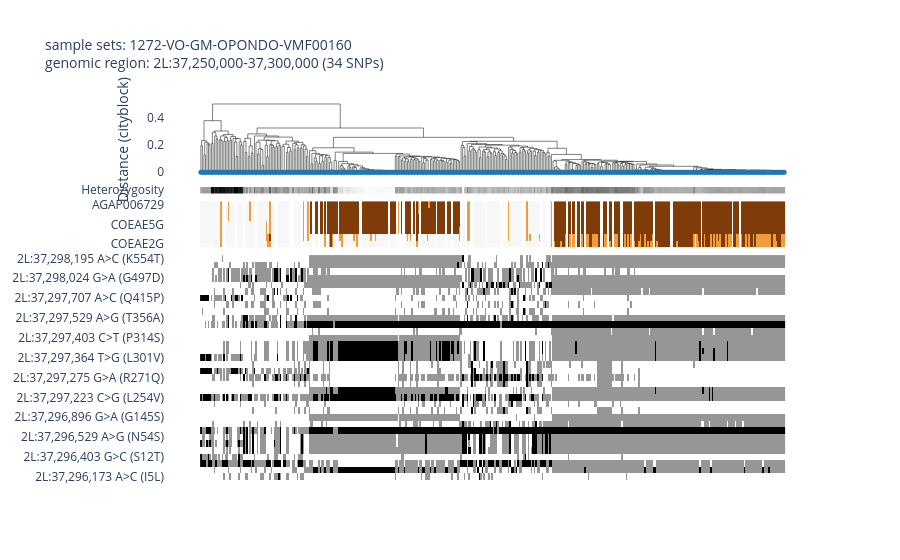

This figure's notebook cell:
### Code cell
ag3.plot_diplotype_clustering_advanced(
    region=coe_region,
    sample_sets='1272-VO-GM-OPONDO-VMF00160',
    cnv_region=coe_region,
    cnv_max_coverage_variance=0.8,
    snp_transcript='AGAP006728-RA'
    )

### Figure 1 — Plotly figure (JSON) as saved in the notebook; plotly's stock layout.template omitted (floating-point values rounded to 4 significant figures; data arrays with more than 128 entries replaced by an {"elided": "..."} marker saying what was removed)
{"data": [{"hovertemplate": "x=%{x}<br>y=%{y}<extra></extra>", "legendgroup": "", "line": {"color": "black", "dash": "solid", "width": 0.5}, "marker": {"size": 5, "symbol": "circle"}, "mode": "lines", "name": "", "orientation": "v", "showlegend": false, "type": "scatter", "x": {"elided": "1905 float values"}, "xaxis": "x", "y": {"elided": "1905 float values"}, "yaxis": "y"}, {"customdata": {"elided": "382x11 mixed values"}, "hovertemplate": "<b>%{hovertext}</b><br><br>x=%{x}<br>y=%{y}<br>sample_id=%{customdata[0]}<br>partner_sample_id=%{customdata[1]}<br>sample_set=%{customdata[2]}<br>taxon=%{customdata[3]}<br>country=%{customdata[4]}<br>admin1_iso=%{customdata[5]}<br>admin1_name=%{customdata[6]}<br>admin2_name=%{customdata[7]}<br>location=%{customdata[8]}<br>year=%{customdata[9]}<br>month=%{customdata[10]}<extra></extra>", "hovertext": {"elided": "382 str values"}, "legendgroup": "", "line": {"color": "black", "width": 0.5}, "marker": {"color": "#1F77B4", "size": 5, "symbol": "circle"}, "mode": "markers", "name": "", "orientation": "v", "showlegend": false, "type": "scatter", "x": {"elided": "382 int values"}, "xaxis": "x", "y": {"elided": "382 int values"}, "yaxis": "y"}, {"colorscale": [[0, "rgb(255,255,255)"], [0.125, "rgb(240,240,240)"], [0.25, "rgb(217,217,217)"], [0.375, "rgb(189,189,189)"], [0.5, "rgb(150,150,150)"], [0.625, "rgb(115,115,115)"], [0.75, "rgb(82,82,82)"], [0.875, "rgb(37,37,37)"], [1, "rgb(0, 0, 0)"]], "showlegend": false, "showscale": false, "type": "heatmap", "xaxis": "x2", "y": ["Heterozygosity"], "yaxis": "y2", "z": {"elided": "1x382 float values"}}, {"colorscale": [[0, "rgb(45,0,75)"], [0.1, "rgb(84,39,136)"], [0.2, "rgb(128,115,172)"], [0.3, "rgb(178,171,210)"], [0.4, "rgb(216,218,235)"], [0.5, "rgb(247,247,247)"], [0.6, "rgb(254,224,182)"], [0.7, "rgb(253,184,99)"], [0.8, "rgb(224,130,20)"], [0.9, "rgb(179,88,6)"], [1, "rgb(127,59,8)"]], "showlegend": false, "showscale": false, "type": "heatmap", "xaxis": "x3", "y": ["COEAE2G", "COEAE3G", "COEAE3H", "COEAE5G", "COEAE6G", "COEAE7G", "AGAP006729"], "yaxis": "y3", "z": {"elided": "7x382 int values"}, "zmax": 4, "zmin": 0}, {"colorscale": [[0, "rgb(255,255,255)"], [0.125, "rgb(240,240,240)"], [0.25, "rgb(217,217,217)"], [0.375, "rgb(189,189,189)"], [0.5, "rgb(150,150,150)"], [0.625, "rgb(115,115,115)"], [0.75, "rgb(82,82,82)"], [0.875, "rgb(37,37,37)"], [1, "rgb(0, 0, 0)"]], "showlegend": false, "showscale": false, "type": "heatmap", "xaxis": "x4", "y": ["2L:37,296,173 A>C (I5L)", "2L:37,296,174 T>C (I5T)", "2L:37,296,179 G>C (A7P)", "2L:37,296,403 G>C (S12T)", "2L:37,296,513 C>T (P49S)", "2L:37,296,528 A>C (N54H)", "2L:37,296,529 A>G (N54S)", "2L:37,296,570 T>C (S68P)", "2L:37,296,688 G>A (R107Q)", "2L:37,296,896 G>A (G145S)", "2L:37,297,200 C>A (S246Y)", "2L:37,297,203 C>A (A247D)", "2L:37,297,223 C>G (L254V)", "2L:37,297,258 G>T (L265F)", "2L:37,297,262 G>C (E267Q)", "2L:37,297,275 G>A (R271Q)", "2L:37,297,310 A>C (I283L)", "2L:37,297,362 C>A (P300Q)", "2L:37,297,364 T>G (L301V)", "2L:37,297,373 A>C (I304L)", "2L:37,297,377 A>T (K305I)", "2L:37,297,403 C>T (P314S)", "2L:37,297,437 G>A (R325Q)", "2L:37,297,524 G>A (G354D)", "2L:37,297,529 A>G (T356A)", "2L:37,297,590 C>A (P376Q)", "2L:37,297,612 G>T (K383N)", "2L:37,297,707 A>C (Q415P)", "2L:37,297,918 C>T (P462S)", "2L:37,297,949 A>T (Y472F)", "2L:37,298,024 G>A (G497D)", "2L:37,298,030 C>A (T499K)", "2L:37,298,073 C>G (H513Q)", "2L:37,298,195 A>C (K554T)"], "yaxis": "y4", "z": {"elided": "34x382 int values"}}], "layout": {"autosize": true, "hovermode": "closest", "legend": {"itemsizing": "constant", "tracegroupgap": 0}, "plot_bgcolor": "white", "title": {"font": {"size": 14}, "text": "sample sets: 1272-VO-GM-OPONDO-VMF00160<br>genomic region: 2L:37,250,000-37,300,000 (34 SNPs)"}, "xaxis": {"anchor": "y", "autorange": true, "domain": [0, 1], "matches": "x4", "range": [-22.65, 403.7], "showticklabels": false, "type": "linear", "visible": false}, "xaxis2": {"anchor": "y2", "autorange": true, "domain": [0, 1], "matches": "x4", "range": [-22.65, 403.7], "showticklabels": false, "visible": false}, "xaxis3": {"anchor": "y3", "autorange": true, "domain": [0, 1], "matches": "x4", "range": [-22.65, 403.7], "showticklabels": false, "visible": false}, "xaxis4": {"anchor": "y4", "autorange": true, "domain": [0, 1], "range": [-22.65, 403.7], "visible": false}, "yaxis": {"anchor": "x", "autorange": true, "domain": [0.7911, 1], "range": [-0.03502, 0.5274], "title": {"text": "Distance (cityblock)"}, "type": "linear"}, "yaxis2": {"anchor": "x2", "autorange": true, "domain": [0.7537, 0.7711], "range": [-0.5, 0.5], "type": "category"}, "yaxis3": {"anchor": "x3", "autorange": true, "domain": [0.6119, 0.7337], "range": [-0.5, 6.5], "type": "category"}, "yaxis4": {"anchor": "x4", "autorange": true, "domain": [0, 0.5919], "range": [-0.5, 33.5], "type": "category"}}}
